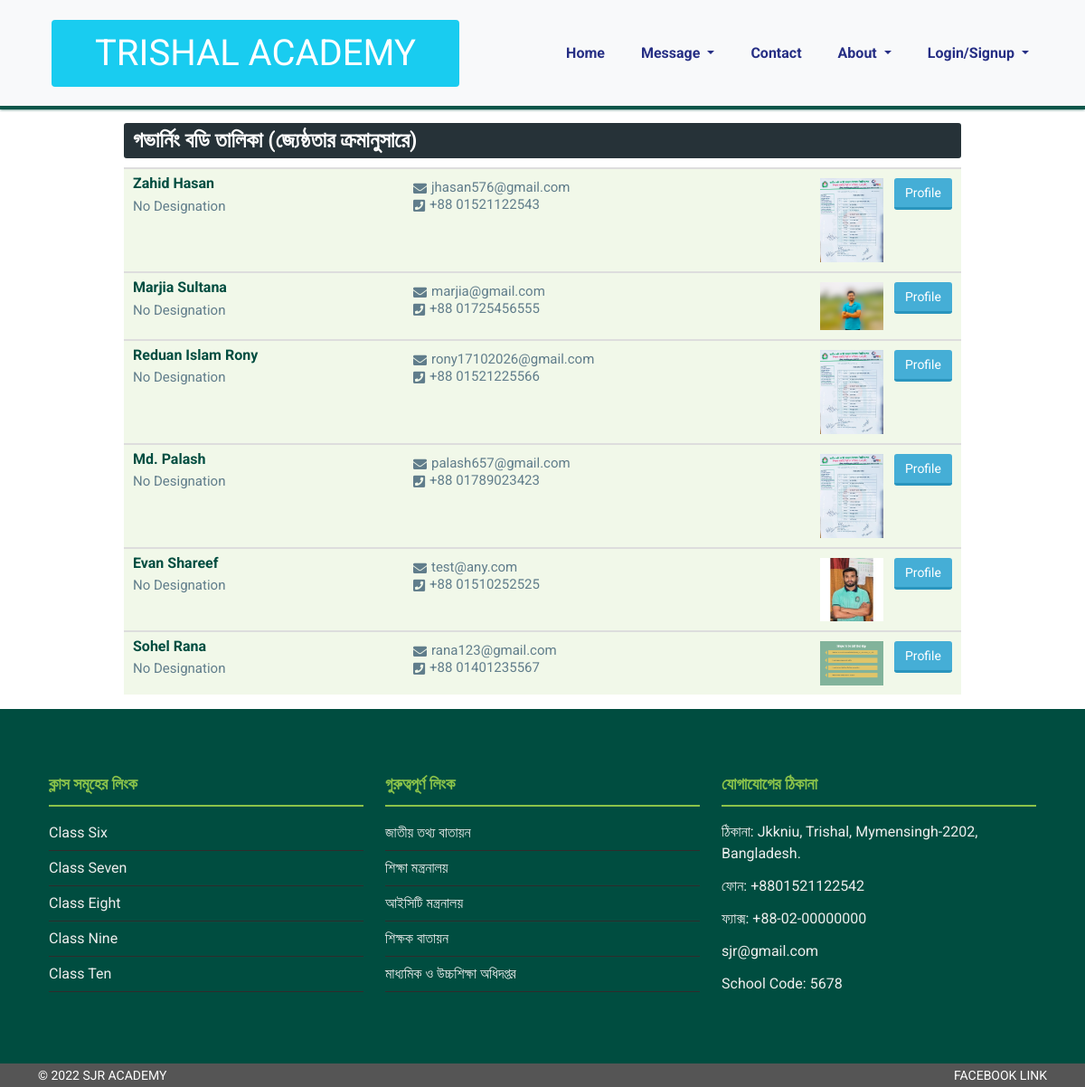
Page /information/governing_body.php on the committed database.
### tables this page shows
CREATE TABLE `employees` (
  `id` int(11) NOT NULL,
  `name` varchar(100) NOT NULL,
  `phone` varchar(50) NOT NULL,
  `email` varchar(50) NOT NULL,
  `designation` int(11) NOT NULL,
  `class` int(11) NOT NULL,
  `subject` varchar(100) NOT NULL,
  `join_date` date NOT NULL,
  `cv` varchar(50) NOT NULL DEFAULT 'default.pdf',
  `photo` varchar(50) NOT NULL DEFAULT 'default.jpg',
  `category` int(11) NOT NULL
);

### information/governing_body.php (the view)
<?php
require '../dashboard/header.php';
$designationQry="SELECT * FROM designations ORDER BY value DESC";
$designations=mysqli_query($db_connect, $designationQry);
$idToDesgnation= array();
foreach($designations as $designation){
    $did=$designation['id'];
    $idToDesgnation[$did]=$designation['designation_name'];
}
$categoryQry="SELECT * FROM employee_categories";
$categories=mysqli_query($db_connect, $categoryQry);
$idToCategory= array();
foreach($categories as $category){
    $cid=$category['id'];
    $idToCategory[$cid]=$category['category_name'];
}
?>
<section class="mt-3 mb-3">
    <div class="container">
        <div class="row">
            <div class="col-lg-1"></div>
            <div class="col-lg-10">
                 <div class="about-right">
                     <div class="about-right-head">
                         <h3> গভার্নিং বডি তালিকা (জ্যেষ্ঠতার ক্রমানুসারে)</h3>
                     </div>
                     <div class="about-right-body">
                        <?php foreach($designations as $designation){
                             $designationId=$designation['id'];
                             $memberQry="SELECT * FROM employees WHERE designation='$designationId' ORDER BY join_date";
                             $members=mysqli_query($db_connect, $memberQry);
                             foreach($members as $member){
                                 $categoryId=$member['category'];
                                 if($idToCategory[$categoryId]=="Governing Body"){
                                 ?>
                                <div class="about-right-item">
                                    <div class="row">
                                        <div class="col-lg-4 col-sm-12">
                                            <div class="section-A">
                                                <h3><?=$member['name']?></h3>
                                                <p class="mt-2"><?=$idToDesgnation[$member['designation']]?></p>
                                            </div>
                                        </div>
                                        <div class="col-lg-4 col-sm-12">
                                            <div class="section-B">
                                                <p><i class="fas fa-envelope"></i><?=$member['email']?></p>
                                                <p><i class="fa fa-phone-square" aria-hidden="true"></i><?="+88 ".$member['phone']?></p>
                                            </div>
                                        </div>
                                        <div class="col-lg-4 extra1">
                                            <div class="section-C">
                                                <img src="../admin/uploads/photo/<?=$member['photo']?>" width="70" alt="">
                                                <a href="#">Profile</a>
                                            </div>
                                        </div>
                                    </div>
                                </div>
                            <?php }
                             }
                            }
                        ?>
                     </div>
                 </div>
             </div>
             <div class="col-lg-1"></div>
        </div>
    </div>
</section>
<?php
require '../dashboard/footer.php';
?>

### css/style.css (style rules this page uses)
* { padding: 0; margin: 0; outline: 0; box-sizing: border-box; }
body { background: #fff; font-family: 'Roboto', sans-serif; font-weight: 400; line-height: 26px; }
a { text-decoration: none; }
h1, h2, h3, h4, h5, h6, p { line-height: .8; }
.h1, .h2, .h3, .h4, .h5, .h6, h1, h2, h3, h4, h5, h6 { margin-bottom: 0rem; }
p { margin-top: 0; margin-bottom: 0rem; }

### css/about.css (style rules this page uses)
* { padding: 0; margin: 0; outline: 0; }
a { text-decoration: none; }
.h1, .h2, .h3, .h4, .h5, .h6, h1, h2, h3, h4, h5, h6 { margin-top: 0; margin-bottom: 0rem; }
p { margin-top: 0; margin-bottom: 0rem; }
.about-right-head h3 { color: #fff; padding: 10px; background: #263238; border-radius: 3px; font-weight: 600; font-family: 'Roboto', sans-serif; font-size: 24px; margin-bottom: 10px; }
.about-right-item { border-top: 2px solid #ddd; background-color: #F1F8E9; padding: 10px; transition: .3s; }
.section-A h3 { font-size: 16px; color: #004D40; font-weight: 700; font-family: 'Roboto', sans-serif; }
.section-A p { font-family: 'Roboto', sans-serif; font-weight: 400; font-size: 15px; color: #607D8B; padding-top: 4px; }
.section-B p { font-family: 'Roboto', sans-serif; font-weight: 400; font-size: 15px; color: #607D8B; padding-top: 4px; }
.section-B p i { padding-right: 5px; vertical-align: middle; }
.extra1 { display: flex; justify-content: right; }
.section-C a { vertical-align: top; background: #45aed6; border-width: 0; border-bottom: 3px solid #2a95be; border-radius: 3px; display: inline-block; padding: 6px 12px; font-size: 14px; font-weight: 400; line-height: 1.42857143; text-align: center; white-space: nowrap; font-family: 'Roboto', sans-serif; cursor: pointer; color: #fff; transition: .4s; margin-left: 8px; }

### css/contact.css (style rules this page uses)
* { padding: 0; margin: 0; outline: 0; }
a { text-decoration: none; }
p { margin-top: 0; margin-bottom: 0rem; }
.h1, .h2, .h3, .h4, .h5, .h6, h1, h2, h3, h4, h5, h6 { margin-top: 0; margin-bottom: 0rem; }

### rows in the picture
employees: name "Zahid Hasan", designation "No Designation", email "jhasan576@gmail.com", phone "01521122543", photo (picture)
employees: name "Marjia Sultana", designation "No Designation", email "marjia@gmail.com", phone "01725456555", photo (picture)
employees: name "Reduan Islam Rony", designation "No Designation", email "rony17102026@gmail.com", phone "01521225566", photo (picture)
employees: name "Md. Palash", designation "No Designation", email "palash657@gmail.com", phone "01789023423", photo (picture)
employees: name "Evan Shareef", designation "No Designation", email "test@any.com", phone "01510252525", photo (picture)
employees: name "Sohel Rana", designation "No Designation", email "rana123@gmail.com", phone "01401235567", photo (picture)
